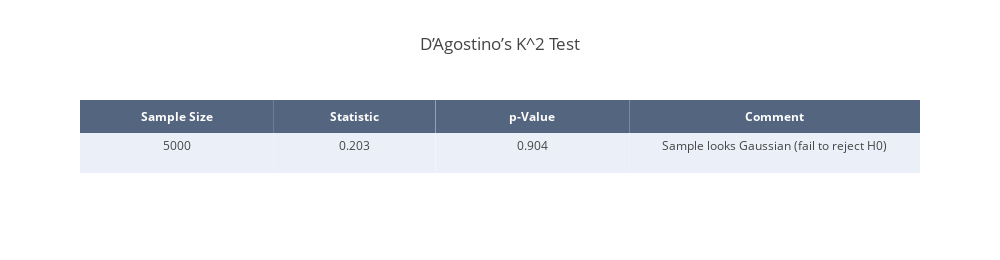

Notebook cell for this chart:
### Markdown cell above
### D’Agostino’s K^2 Test
The D’Agostino-Pearson Omnibus Test (1973) computes summary statistics from the sample data to determine whether the data distribution deviates from the Gaussian distribution. Specifically, it first calculates the skewness and kurtosis to quantify how far the sample distribution deviates from the normal distribution in terms of asymmetry and shape. It then calculates to what extent each of these values differs from the value expected for a Gaussian distribution and calculates a single P value from the sum of these deviations.

### Code cell
# Normality test
test = "D’Agostino’s K^2 Test"
stat, p = normaltest(samples_i_t)

# Round results
stat = round(stat, 3)
p = round(p, 3)

# Interpre results
alpha = 0.05
if p > alpha:
    msg = 'Sample looks Gaussian (fail to reject H0)'
else:
    msg = "Sample does not look Gaussian (reject H0)"

# Create table
result_mat = [len(samples_i_t), stat, p, msg]

trace = go.Table(
    header=dict(values=['<b>Sample Size</b>', '<b>Statistic</b>', '<b>p-Value</b>', '<b>Comment</b>'],
                line = dict(width=0),
                fill = dict(color='rgba(42,63,95,0.8)'),
                align = 'center',
                font = dict(
                    color = '#ffffff',
                    size = 12
                )),
    cells=dict(values=np.array(result_mat).T,
               line = dict(width=0),
               fill = dict(color=[['#EBF0F8', '#ffffff', '#EBF0F8', '#ffffff']]),
               align = 'center',
               height = 40),
    columnwidth=[0.3, 0.25, 0.3, 0.45])
       
data = [trace]

layout = dict(title=test, height=260, width=1000)

norm_table = dict(data=data, layout=layout)

# Plot table
iplot(norm_table)

### Figure 1 — Plotly figure (JSON) as saved in the notebook; plotly's stock layout.template omitted (floating-point values rounded to 4 significant figures)
{"data": [{"cells": {"align": "center", "fill": {"color": [["#EBF0F8", "#ffffff", "#EBF0F8", "#ffffff"]]}, "height": 40, "line": {"width": 0}, "values": ["5000", "0.203", "0.904", "Sample looks Gaussian (fail to reject H0)"]}, "columnwidth": [0.3, 0.25, 0.3, 0.45], "header": {"align": "center", "fill": {"color": "rgba(42,63,95,0.8)"}, "font": {"color": "#ffffff", "size": 12}, "line": {"width": 0}, "values": ["<b>Sample Size</b>", "<b>Statistic</b>", "<b>p-Value</b>", "<b>Comment</b>"]}, "type": "table", "uid": "7ef05795-b7f3-4d44-99d5-cbd3bfe3b1f3"}], "layout": {"height": 260, "title": {"text": "D’Agostino’s K^2 Test"}, "width": 1000}}
